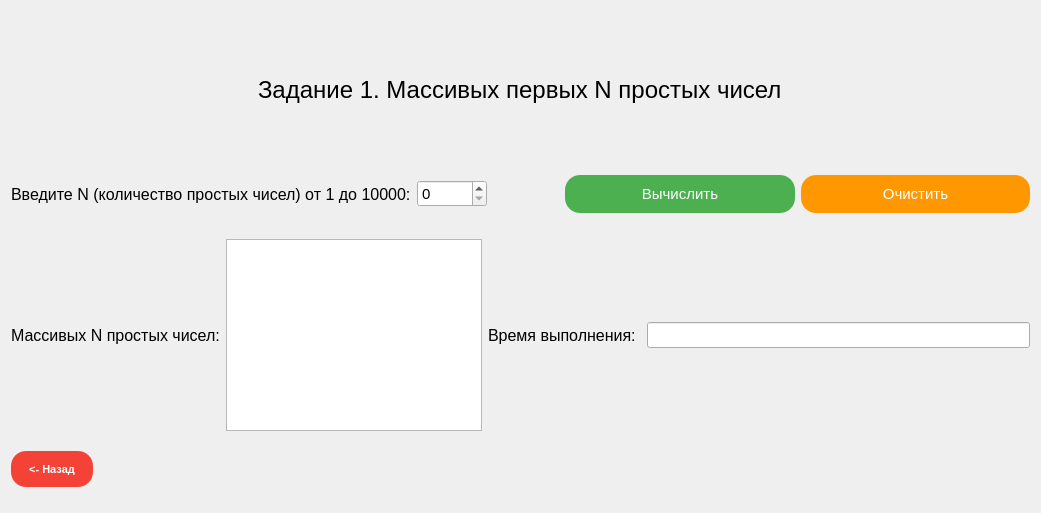
<?xml version="1.0" encoding="UTF-8"?>
<ui version="4.0">
 <class>task1widget</class>
 <widget class="QWidget" name="task1widget">
  <property name="geometry">
   <rect>
    <x>0</x>
    <y>0</y>
    <width>1041</width>
    <height>513</height>
   </rect>
  </property>
  <property name="sizePolicy">
   <sizepolicy hsizetype="Expanding" vsizetype="Expanding">
    <horstretch>0</horstretch>
    <verstretch>0</verstretch>
   </sizepolicy>
  </property>
  <property name="windowTitle">
   <string>Form</string>
  </property>
  <layout class="QGridLayout" name="gridLayout">
   <item row="5" column="1">
    <spacer name="verticalSpacer_2">
     <property name="orientation">
      <enum>Qt::Vertical</enum>
     </property>
     <property name="sizeType">
      <enum>QSizePolicy::Fixed</enum>
     </property>
     <property name="sizeHint" stdset="0">
      <size>
       <width>20</width>
       <height>65</height>
      </size>
     </property>
    </spacer>
   </item>
   <item row="4" column="0" colspan="3">
    <layout class="QHBoxLayout" name="horizontalLayout_15">
     <item>
      <layout class="QHBoxLayout" name="horizontalLayout_14">
       <item>
        <widget class="QLabel" name="label_8">
         <property name="font">
          <font>
           <pointsize>12</pointsize>
          </font>
         </property>
         <property name="text">
          <string>Массивых N простых чисел:</string>
         </property>
        </widget>
       </item>
       <item>
        <widget class="QTextEdit" name="textEditTask1_Output">
         <property name="sizePolicy">
          <sizepolicy hsizetype="Preferred" vsizetype="Minimum">
           <horstretch>0</horstretch>
           <verstretch>0</verstretch>
          </sizepolicy>
         </property>
         <property name="font">
          <font>
           <pointsize>10</pointsize>
          </font>
         </property>
         <property name="acceptDrops">
          <bool>true</bool>
         </property>
         <property name="readOnly">
          <bool>true</bool>
         </property>
        </widget>
       </item>
      </layout>
     </item>
     <item>
      <layout class="QHBoxLayout" name="horizontalLayout_13">
       <item>
        <widget class="QLabel" name="label_9">
         <property name="font">
          <font>
           <pointsize>12</pointsize>
          </font>
         </property>
         <property name="text">
          <string>Время выполнения: </string>
         </property>
        </widget>
       </item>
       <item>
        <widget class="QLineEdit" name="lineEditTask1_Time">
         <property name="font">
          <font>
           <pointsize>11</pointsize>
          </font>
         </property>
         <property name="readOnly">
          <bool>true</bool>
         </property>
        </widget>
       </item>
      </layout>
     </item>
    </layout>
   </item>
   <item row="3" column="0">
    <spacer name="verticalSpacer_3">
     <property name="orientation">
      <enum>Qt::Vertical</enum>
     </property>
     <property name="sizeType">
      <enum>QSizePolicy::Fixed</enum>
     </property>
     <property name="sizeHint" stdset="0">
      <size>
       <width>20</width>
       <height>20</height>
      </size>
     </property>
    </spacer>
   </item>
   <item row="2" column="0" colspan="3">
    <layout class="QHBoxLayout" name="horizontalLayout_11">
     <item>
      <layout class="QHBoxLayout" name="horizontalLayout_12">
       <item>
        <widget class="QLabel" name="label_7">
         <property name="font">
          <font>
           <pointsize>12</pointsize>
          </font>
         </property>
         <property name="text">
          <string>Введите N (количество простых чисел) от 1 до 10000:</string>
         </property>
        </widget>
       </item>
       <item>
        <widget class="QSpinBox" name="spinBoxTask1_Input">
         <property name="sizePolicy">
          <sizepolicy hsizetype="Minimum" vsizetype="Fixed">
           <horstretch>0</horstretch>
           <verstretch>0</verstretch>
          </sizepolicy>
         </property>
         <property name="font">
          <font>
           <pointsize>11</pointsize>
          </font>
         </property>
         <property name="maximum">
          <number>10000</number>
         </property>
         <property name="displayIntegerBase">
          <number>10</number>
         </property>
        </widget>
       </item>
      </layout>
     </item>
     <item>
      <spacer name="horizontalSpacer_7">
       <property name="orientation">
        <enum>Qt::Horizontal</enum>
       </property>
       <property name="sizeType">
        <enum>QSizePolicy::Fixed</enum>
       </property>
       <property name="sizeHint" stdset="0">
        <size>
         <width>72</width>
         <height>20</height>
        </size>
       </property>
      </spacer>
     </item>
     <item>
      <widget class="QPushButton" name="buttonTask1_Calculate">
       <property name="sizePolicy">
        <sizepolicy hsizetype="Preferred" vsizetype="Preferred">
         <horstretch>0</horstretch>
         <verstretch>0</verstretch>
        </sizepolicy>
       </property>
       <property name="minimumSize">
        <size>
         <width>40</width>
         <height>30</height>
        </size>
       </property>
       <property name="font">
        <font>
         <pointsize>11</pointsize>
        </font>
       </property>
       <property name="styleSheet">
        <string notr="true">QPushButton {
    background-color: #4CAF50;  
    color: white;
    border: none;
    padding: 10px;
    min-width: 10px;         
    min-height: 10px;          
    border-radius: 15px;      
}
QPushButton:hover {
    background-color: #45a049;  
}
QPushButton:pressed {
    background-color: #3e8e41; 
}</string>
       </property>
       <property name="text">
        <string>Вычислить</string>
       </property>
       <property name="iconSize">
        <size>
         <width>10</width>
         <height>10</height>
        </size>
       </property>
       <property name="checkable">
        <bool>false</bool>
       </property>
       <property name="autoExclusive">
        <bool>false</bool>
       </property>
      </widget>
     </item>
     <item>
      <widget class="QPushButton" name="buttonTask1_Clean">
       <property name="minimumSize">
        <size>
         <width>40</width>
         <height>30</height>
        </size>
       </property>
       <property name="font">
        <font>
         <pointsize>11</pointsize>
        </font>
       </property>
       <property name="styleSheet">
        <string notr="true">QPushButton {
    background-color: #FF9800;   
    color: white;
    border: none;
    padding: 10px;
    min-width: 10px;         
    min-height: 10px;          
    border-radius: 15px;     
}
QPushButton:hover {
    background-color: #F57C00;    
}
QPushButton:pressed {
    background-color: #E65100;    
}</string>
       </property>
       <property name="text">
        <string>Очистить</string>
       </property>
      </widget>
     </item>
    </layout>
   </item>
   <item row="5" column="0">
    <widget class="QPushButton" name="buttonBack">
     <property name="minimumSize">
      <size>
       <width>30</width>
       <height>26</height>
      </size>
     </property>
     <property name="maximumSize">
      <size>
       <width>82</width>
       <height>36</height>
      </size>
     </property>
     <property name="font">
      <font>
       <pointsize>8</pointsize>
       <weight>75</weight>
       <bold>true</bold>
      </font>
     </property>
     <property name="styleSheet">
      <string notr="true">QPushButton {
    background-color: #f44336; 
    color: white;
    border: none;
    padding: 10px;
    min-width: 10px;
    min-height: 6px;
    border-radius: 15px;
}

QPushButton:hover {
    background-color: #d32f2f;  
}

QPushButton:pressed {
    background-color: #b71c1c;  
}</string>
     </property>
     <property name="text">
      <string>&lt;- Назад</string>
     </property>
    </widget>
   </item>
   <item row="1" column="0" colspan="3" alignment="Qt::AlignHCenter">
    <widget class="QLabel" name="label">
     <property name="sizePolicy">
      <sizepolicy hsizetype="Expanding" vsizetype="Expanding">
       <horstretch>0</horstretch>
       <verstretch>0</verstretch>
      </sizepolicy>
     </property>
     <property name="font">
      <font>
       <pointsize>18</pointsize>
      </font>
     </property>
     <property name="text">
      <string>Задание 1. Массивых первых N простых чисел</string>
     </property>
    </widget>
   </item>
  </layout>
 </widget>
 <resources/>
 <connections/>
</ui>
